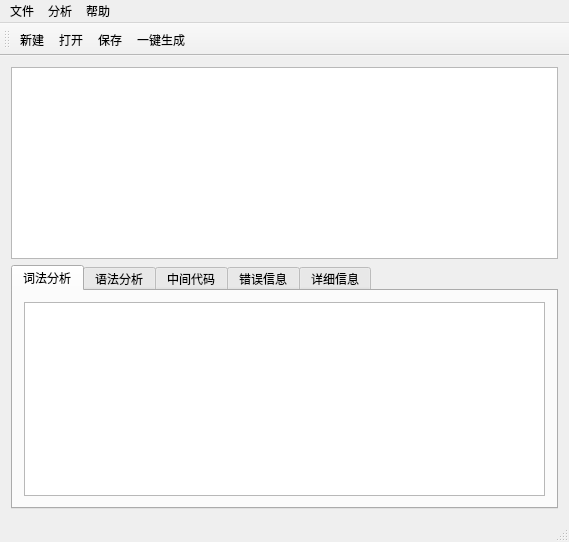
<?xml version="1.0" encoding="UTF-8"?>
<ui version="4.0">
 <class>MainWindow</class>
 <widget class="QMainWindow" name="MainWindow">
  <property name="geometry">
   <rect>
    <x>0</x>
    <y>0</y>
    <width>569</width>
    <height>542</height>
   </rect>
  </property>
  <property name="windowTitle">
   <string>SCreator-样本S语言编译器</string>
  </property>
  <property name="windowIcon">
   <iconset resource="images.qrc">
    <normaloff>:/images/logo.JPG</normaloff>:/images/logo.JPG</iconset>
  </property>
  <widget class="QWidget" name="centralWidget">
   <layout class="QGridLayout" name="gridLayout_5">
    <item row="0" column="0">
     <widget class="QPlainTextEdit" name="plainTextEdit">
      <property name="font">
       <font>
        <family>Courier New</family>
        <weight>50</weight>
        <bold>false</bold>
       </font>
      </property>
     </widget>
    </item>
    <item row="1" column="0">
     <widget class="QTabWidget" name="tabWidget_info">
      <property name="currentIndex">
       <number>0</number>
      </property>
      <widget class="QWidget" name="tab_lex">
       <attribute name="title">
        <string>词法分析</string>
       </attribute>
       <layout class="QGridLayout" name="gridLayout">
        <item row="0" column="0">
         <widget class="QTextBrowser" name="textBrowser_lex">
          <property name="font">
           <font>
            <family>Courier New</family>
           </font>
          </property>
         </widget>
        </item>
       </layout>
      </widget>
      <widget class="QWidget" name="tab_parse">
       <attribute name="title">
        <string>语法分析</string>
       </attribute>
       <layout class="QGridLayout" name="gridLayout_2">
        <item row="0" column="0">
         <widget class="QTextBrowser" name="textBrowser_parse">
          <property name="font">
           <font>
            <family>Courier New</family>
           </font>
          </property>
         </widget>
        </item>
       </layout>
      </widget>
      <widget class="QWidget" name="tab_code">
       <attribute name="title">
        <string>中间代码</string>
       </attribute>
       <layout class="QGridLayout" name="gridLayout_4">
        <item row="0" column="0">
         <widget class="QTextBrowser" name="textBrowser_code">
          <property name="font">
           <font>
            <family>Courier New</family>
            <weight>50</weight>
            <bold>false</bold>
           </font>
          </property>
         </widget>
        </item>
       </layout>
      </widget>
      <widget class="QWidget" name="tab_err">
       <attribute name="title">
        <string>错误信息</string>
       </attribute>
       <layout class="QGridLayout" name="gridLayout_3">
        <item row="0" column="0">
         <widget class="QTextBrowser" name="textBrowser_err">
          <property name="font">
           <font>
            <family>Courier New</family>
           </font>
          </property>
         </widget>
        </item>
       </layout>
      </widget>
      <widget class="QWidget" name="tab_msg">
       <attribute name="title">
        <string>详细信息</string>
       </attribute>
       <layout class="QGridLayout" name="gridLayout_6">
        <item row="0" column="0">
         <widget class="QTextBrowser" name="textBrowser_msg">
          <property name="font">
           <font>
            <family>Courier New</family>
           </font>
          </property>
         </widget>
        </item>
       </layout>
      </widget>
     </widget>
    </item>
   </layout>
  </widget>
  <widget class="QMenuBar" name="menuBar">
   <property name="geometry">
    <rect>
     <x>0</x>
     <y>0</y>
     <width>569</width>
     <height>23</height>
    </rect>
   </property>
   <widget class="QMenu" name="menu">
    <property name="title">
     <string>文件</string>
    </property>
    <addaction name="action_new"/>
    <addaction name="action_open"/>
    <addaction name="action_save"/>
    <addaction name="action_saveAs"/>
    <addaction name="separator"/>
    <addaction name="action_exit"/>
   </widget>
   <widget class="QMenu" name="menu_3">
    <property name="title">
     <string>分析</string>
    </property>
    <addaction name="action_show"/>
    <addaction name="action_lex"/>
    <addaction name="action_parse"/>
    <addaction name="action_code"/>
    <addaction name="action_11"/>
    <addaction name="action_12"/>
   </widget>
   <widget class="QMenu" name="menuHelp_2">
    <property name="title">
     <string>帮助</string>
    </property>
    <addaction name="action_about"/>
    <addaction name="action_seeDoc"/>
    <addaction name="action_seeReport"/>
   </widget>
   <addaction name="menu"/>
   <addaction name="menu_3"/>
   <addaction name="menuHelp_2"/>
  </widget>
  <widget class="QStatusBar" name="statusBar"/>
  <widget class="QToolBar" name="toolBar">
   <property name="windowTitle">
    <string>toolBar</string>
   </property>
   <attribute name="toolBarArea">
    <enum>TopToolBarArea</enum>
   </attribute>
   <attribute name="toolBarBreak">
    <bool>false</bool>
   </attribute>
   <addaction name="action_new"/>
   <addaction name="action_open"/>
   <addaction name="action_save"/>
   <addaction name="action_show"/>
  </widget>
  <action name="action_open">
   <property name="icon">
    <iconset resource="images.qrc">
     <normaloff>:/images/open.png</normaloff>:/images/open.png</iconset>
   </property>
   <property name="text">
    <string>打开</string>
   </property>
   <property name="toolTip">
    <string>打开一个已存在的文件</string>
   </property>
   <property name="shortcut">
    <string>Ctrl+O</string>
   </property>
  </action>
  <action name="action_save">
   <property name="icon">
    <iconset resource="images.qrc">
     <normaloff>:/images/save.png</normaloff>:/images/save.png</iconset>
   </property>
   <property name="text">
    <string>保存</string>
   </property>
   <property name="toolTip">
    <string>保存当前文件</string>
   </property>
   <property name="shortcut">
    <string>Ctrl+S</string>
   </property>
  </action>
  <action name="action_about">
   <property name="text">
    <string>关于</string>
   </property>
  </action>
  <action name="action_show">
   <property name="text">
    <string>一键生成</string>
   </property>
   <property name="shortcut">
    <string>Ctrl+R</string>
   </property>
  </action>
  <action name="action_parse">
   <property name="text">
    <string>语法分析</string>
   </property>
   <property name="toolTip">
    <string>查看语法分析结果</string>
   </property>
  </action>
  <action name="action_lex">
   <property name="text">
    <string>词法分析</string>
   </property>
   <property name="toolTip">
    <string>查看词法分析结果</string>
   </property>
  </action>
  <action name="action_code">
   <property name="text">
    <string>中间代码生成</string>
   </property>
  </action>
  <action name="action_11">
   <property name="enabled">
    <bool>false</bool>
   </property>
   <property name="text">
    <string>汇编代码生成</string>
   </property>
  </action>
  <action name="action_12">
   <property name="enabled">
    <bool>false</bool>
   </property>
   <property name="text">
    <string>运行</string>
   </property>
  </action>
  <action name="action_new">
   <property name="icon">
    <iconset resource="images.qrc">
     <normaloff>:/images/new.png</normaloff>:/images/new.png</iconset>
   </property>
   <property name="text">
    <string>新建</string>
   </property>
   <property name="toolTip">
    <string>创建一个新的文本文件</string>
   </property>
   <property name="shortcut">
    <string>Ctrl+N</string>
   </property>
  </action>
  <action name="action_saveAs">
   <property name="text">
    <string>另存为...</string>
   </property>
   <property name="toolTip">
    <string>保存到新的文件</string>
   </property>
   <property name="shortcut">
    <string>Ctrl+Shift+S</string>
   </property>
  </action>
  <action name="action_exit">
   <property name="text">
    <string>退出</string>
   </property>
   <property name="toolTip">
    <string>退出程序</string>
   </property>
   <property name="shortcut">
    <string>Ctrl+Q</string>
   </property>
  </action>
  <action name="action_seeReport">
   <property name="text">
    <string>简单说明文档</string>
   </property>
  </action>
  <action name="action_seeDoc">
   <property name="text">
    <string>详细开发手册</string>
   </property>
  </action>
 </widget>
 <layoutdefault spacing="6" margin="11"/>
 <resources>
  <include location="images.qrc"/>
 </resources>
 <connections/>
</ui>
